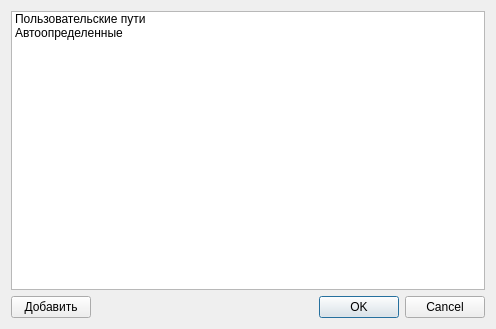
<?xml version="1.0" encoding="UTF-8"?>
<ui version="4.0">
 <class>BankDistribSelect</class>
 <widget class="QDialog" name="BankDistribSelect">
  <property name="geometry">
   <rect>
    <x>0</x>
    <y>0</y>
    <width>496</width>
    <height>329</height>
   </rect>
  </property>
  <property name="windowTitle">
   <string>Выбор сборки банка</string>
  </property>
  <layout class="QVBoxLayout" name="verticalLayout">
   <item>
    <widget class="QTreeWidget" name="treeWidget">
     <property name="rootIsDecorated">
      <bool>false</bool>
     </property>
     <attribute name="headerVisible">
      <bool>false</bool>
     </attribute>
     <column>
      <property name="text">
       <string>1</string>
      </property>
     </column>
     <item>
      <property name="text">
       <string>Пользовательские пути</string>
      </property>
      <property name="flags">
       <set>ItemIsEnabled</set>
      </property>
     </item>
     <item>
      <property name="text">
       <string>Автоопределенные</string>
      </property>
      <property name="flags">
       <set>ItemIsEnabled</set>
      </property>
     </item>
    </widget>
   </item>
   <item>
    <layout class="QHBoxLayout" name="horizontalLayout">
     <item>
      <widget class="QPushButton" name="pushButton">
       <property name="text">
        <string>Добавить</string>
       </property>
      </widget>
     </item>
     <item>
      <spacer name="horizontalSpacer">
       <property name="orientation">
        <enum>Qt::Horizontal</enum>
       </property>
       <property name="sizeHint" stdset="0">
        <size>
         <width>40</width>
         <height>20</height>
        </size>
       </property>
      </spacer>
     </item>
     <item>
      <widget class="QDialogButtonBox" name="buttonBox">
       <property name="orientation">
        <enum>Qt::Horizontal</enum>
       </property>
       <property name="standardButtons">
        <set>QDialogButtonBox::Cancel|QDialogButtonBox::Ok</set>
       </property>
      </widget>
     </item>
    </layout>
   </item>
  </layout>
 </widget>
 <resources/>
 <connections>
  <connection>
   <sender>buttonBox</sender>
   <signal>accepted()</signal>
   <receiver>BankDistribSelect</receiver>
   <slot>accept()</slot>
   <hints>
    <hint type="sourcelabel">
     <x>248</x>
     <y>254</y>
    </hint>
    <hint type="destinationlabel">
     <x>157</x>
     <y>274</y>
    </hint>
   </hints>
  </connection>
  <connection>
   <sender>buttonBox</sender>
   <signal>rejected()</signal>
   <receiver>BankDistribSelect</receiver>
   <slot>reject()</slot>
   <hints>
    <hint type="sourcelabel">
     <x>316</x>
     <y>260</y>
    </hint>
    <hint type="destinationlabel">
     <x>286</x>
     <y>274</y>
    </hint>
   </hints>
  </connection>
 </connections>
</ui>
